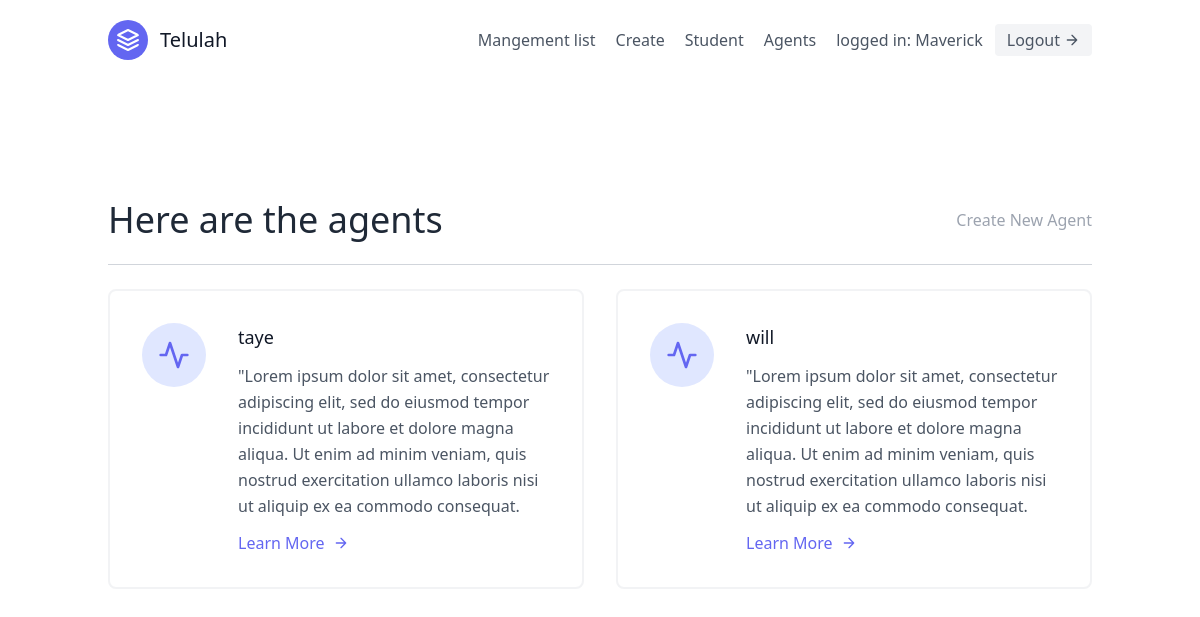
The page /agents/ (signed in) on the database as committed earlier.
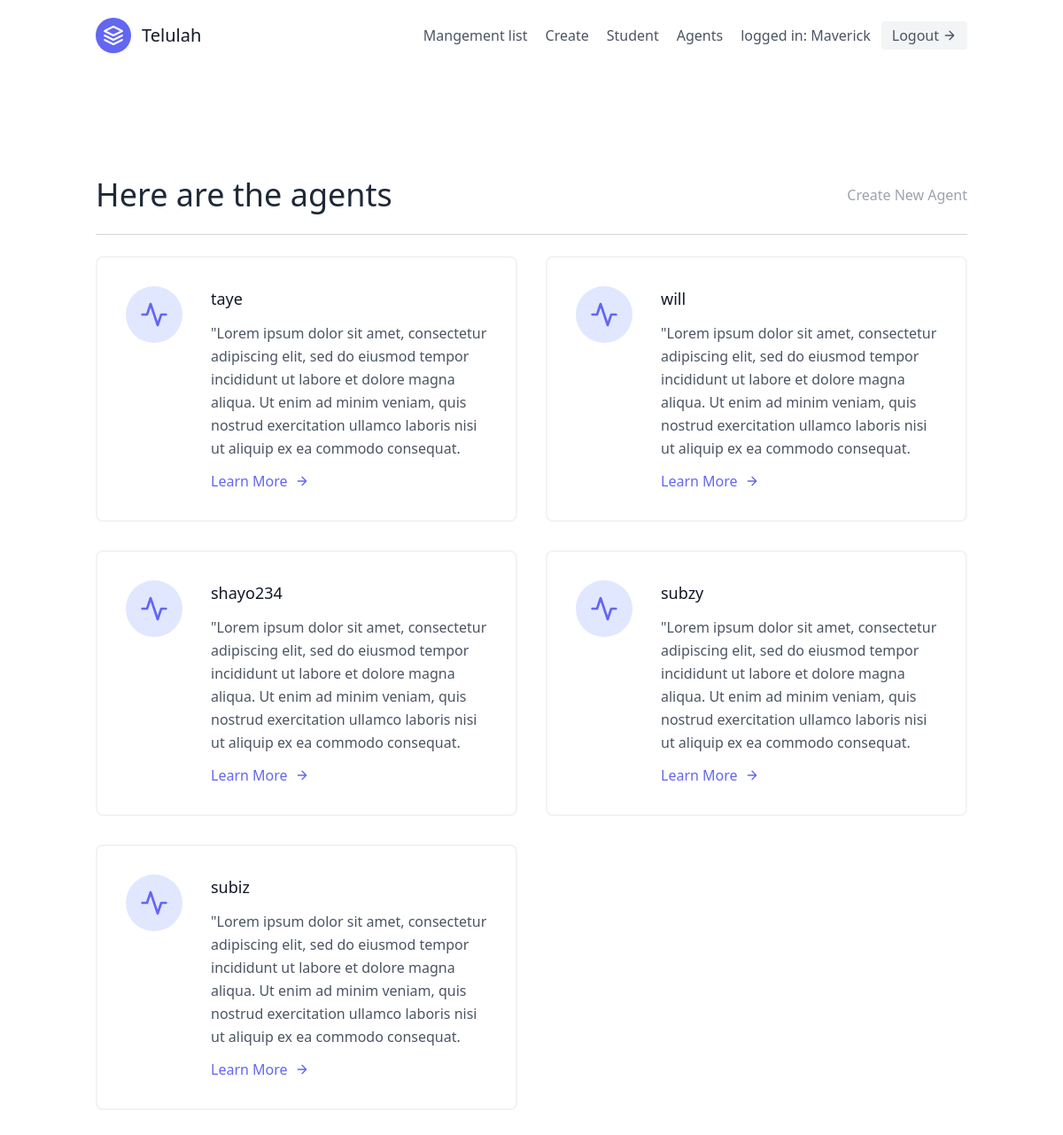
The same page on the database as committed later.
### app/models.py (models this page shows, shortened)
class UserAgent(models.Model):
    user = models.OneToOneField(User, on_delete=models.CASCADE)
    organization = models.ForeignKey(UserProfile, on_delete=models.CASCADE)

class User(AbstractUser):
    is_organisor = models.BooleanField(default=True)
    is_agent = models.BooleanField(default=False)
    is_admin=models.BooleanField('Is Admin',default=False)
    is_customer=models.BooleanField('Is Customer',default=True)
    class Meta(AbstractUser.Meta):
        swappable = 'AUTH_USER_MODEL'

### agents/views.py (the view)
# urls.py: path('', AgentListView.as_view(), name="agents"),
class AgentListView(OrganisorAndLoginRequiredMixin, ListView):
    template_name = "agents/agents_list.html"
    def get_queryset(self):
        organization = self.request.user.userprofile
        return UserAgent.objects.filter(organization=organization)

### agents/mixins.py (called while the page is built)
    def dispatch(self, request, *args, **kwargs):
        if not request.user.is_authenticated or not request.user.is_organisor:
            return redirect('apps:home')
        return super().dispatch(request, *args, **kwargs)

### agents/templates/agents/agents_list.html
{% extends "base.html" %}
{% block content %}
<section class="text-gray-600 body-font">
  <div class="container px-5 py-24 mx-auto flex flex-wrap">
  <div class="w-full mb-6 py-6 flex justify-between items-center border-b border-gray-300">
    <div>
        <h1 class="text-4xl text-gray-800">Here are the agents</h1>
    </div>
    <div>
        <a class="text-gray-400 hover:text-blue-300" href='{%url 'agents:agents_create'%}' class="mr-6 hover:text-gray-900 font-bold text-xl left-10">Create New Agent</a>
    </div>
  </div>
    <div class="flex flex-wrap -m-4">
    {% for agent in object_list %}
      <div class="p-4 lg:w-1/2 md:w-full">
        <div class="flex border-2 rounded-lg border-gray-200 border-opacity-50 p-8 sm:flex-row flex-col">
          <div class="w-16 h-16 sm:mr-8 sm:mb-0 mb-4 inline-flex items-center justify-center rounded-full bg-indigo-100 text-indigo-500 flex-shrink-0">
            <svg fill="none" stroke="currentColor" stroke-linecap="round" stroke-linejoin="round" stroke-width="2" class="w-8 h-8" viewBox="0 0 24 24">
              <path d="M22 12h-4l-3 9L9 3l-3 9H2"></path>
            </svg>
          </div>
          <div class="flex-grow">
            <h2 class="text-gray-900 text-lg title-font font-medium mb-3"> {{ agent.user.username}}</h2>
            <p class="leading-relaxed text-base">"Lorem ipsum dolor sit amet, consectetur adipiscing elit, sed do eiusmod tempor incididunt ut labore et dolore magna aliqua. Ut enim ad minim veniam, quis nostrud exercitation ullamco laboris nisi ut aliquip ex ea commodo consequat.</p>
            <a href='{% url 'agents:agents_detail' agent.pk %}' class="mt-3 text-indigo-500 inline-flex items-center">Learn More
              <svg fill="none" stroke="currentColor" stroke-linecap="round" stroke-linejoin="round" stroke-width="2" class="w-4 h-4 ml-2" viewBox="0 0 24 24">
                <path d="M5 12h14M12 5l7 7-7 7"></path>
              </svg>
            </a>
          </div>
        </div>
      </div>
    {% endfor %}
    </div>
  </div>
</section>
{% endblock content %}

Rows that differ between the two databases and show on the page:
added UserAgent: user.username "shayo234"
added UserAgent: user.username "subzy"
added UserAgent: user.username "subiz"
